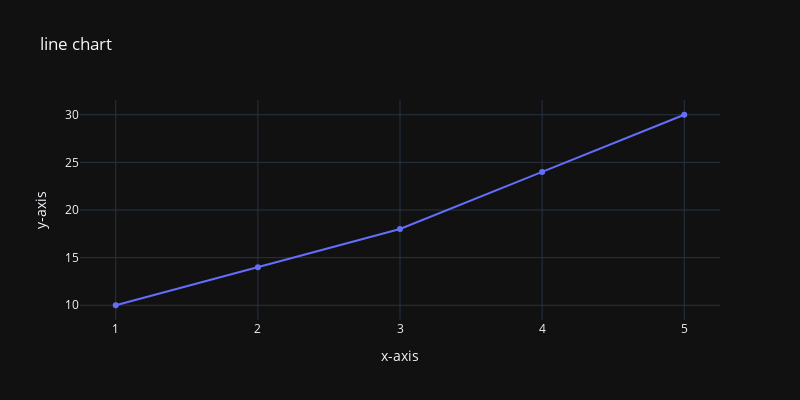

This figure's notebook cell:
### Code cell
x = [1,2,3,4,5]
y = [10,14,18,24,30]
fig = px.line(x=x, y=y, title='line chart',labels={'x':'x-axis','y':'y-axis'},
              width=800,height=400,markers=True,template='plotly_dark',)
fig.show()

### Figure 1 — Plotly figure (JSON) as saved in the notebook; plotly's stock layout.template omitted (floating-point values rounded to 4 significant figures)
{"data": [{"hovertemplate": "x-axis=%{x}<br>y-axis=%{y}<extra></extra>", "legendgroup": "", "line": {"color": "#636efa", "dash": "solid"}, "marker": {"symbol": "circle"}, "mode": "lines+markers", "name": "", "orientation": "v", "showlegend": false, "type": "scatter", "x": [1, 2, 3, 4, 5], "xaxis": "x", "y": [10, 14, 18, 24, 30], "yaxis": "y"}], "layout": {"height": 400, "legend": {"tracegroupgap": 0}, "title": {"text": "line chart"}, "width": 800, "xaxis": {"anchor": "y", "domain": [0, 1], "title": {"text": "x-axis"}}, "yaxis": {"anchor": "x", "domain": [0, 1], "title": {"text": "y-axis"}}}}
